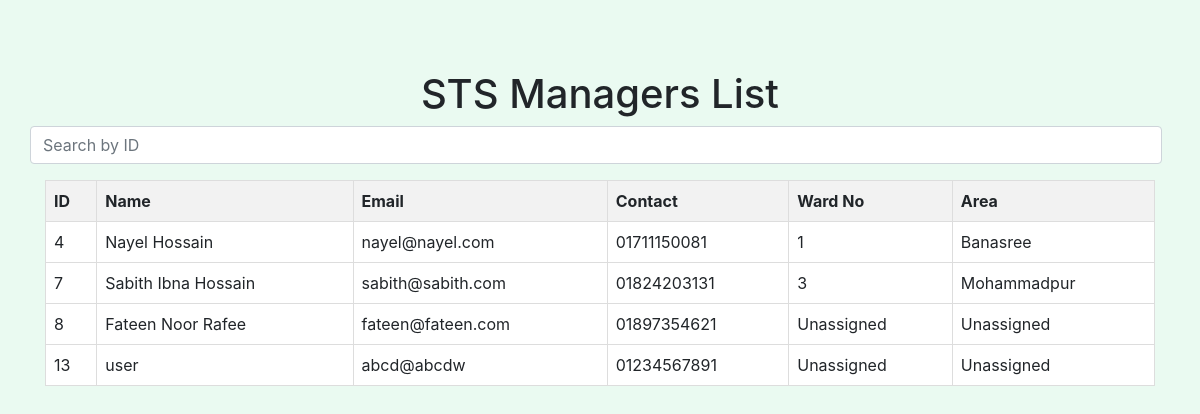
Page /sts/manager_list (signed in) on the committed database.
### models.py (models this page shows, shortened)
class Sts_manager_info(db.Model):
    id = db.Column(db.Integer, db.ForeignKey('user.id'), primary_key=True, nullable=False)
    ward_id = db.Column(db.Integer, db.ForeignKey('sts_info.ward_id'), nullable=False)

class User(db.Model):
    id = db.Column(db.Integer, primary_key=True)
    email = db.Column(db.String(100), unique=True)
    password_hash = db.Column(db.String(100))
    role_id = db.Column(db.Integer, db.ForeignKey('role.id'), nullable=False)
    name = db.Column(db.String)
    contact = db.Column(db.String)
    verified = db.Column(db.Integer)

class Sts_info(db.Model):
    id = db.Column(db.Integer, primary_key=True)
    name = db.Column(db.String)
    ward_id = db.Column(db.Integer, unique=True)
    station_capacity = db.Column(db.Float)
    latitude = db.Column(db.Float)
    longitude = db.Column(db.Float)

### sts.py (the view)
@sts.route('/manager_list', methods=['GET'])
def get_sts_manager_list():
    if 5 in session['permissions']:
        all_managers = db.session.query(Sts_manager_info, User).join(User, Sts_manager_info.id == User.id).all()
        managers_data = [
            {
                'id': manager.Sts_manager_info.id,
                'name': manager.User.name,
                'email': manager.User.email,
                'contact': manager.User.contact,
                'sts': manager.Sts_manager_info.ward_id
            }
            for manager in all_managers]
        all_sts = db.session.query(Sts_info).all()
        sts_data = [
            {
                'ward_no': sts.ward_id,
                'name': sts.name,
            }
            for sts in all_sts]
        return render_template('all_sts_managers.html', managers=managers_data, stss=sts_data)
    else:
        response = make_response(jsonify({"success": "False", "message": "Insufficient permissions"}), 401)
        return response

### templates/all_sts_managers.html (shortened to what this page needs)
<!DOCTYPE html>
<html lang="en">
<head>
    <link rel="stylesheet" href="https://cdn.jsdelivr.net/npm/bootstrap@4.6.2/dist/css/bootstrap.min.css">
</head>
<body>
<div class="container">
    <h1 class="row justify-content-center">STS Managers List</h1>
    <div class="row justify-content-center mb-3">
        <input type="number" id="searchInput" class="form-control mr-2" placeholder="Search by ID">
    </div>
    <table id="userTable">
        <thead>
            <tr>
                <th onclick="sortTable(0)">ID</th>
                <th onclick="sortTable(1)">Name</th>
                <th onclick="sortTable(2)">Email</th>
                <th onclick="sortTable(3)">Contact</th>
                <th onclick="sortTable(4)">Ward No</th>
                <th onclick="sortTable(4)">Area</th>
            </tr>
        </thead>
        <tbody>
            {% for manager in managers %}
                <tr class="userData">
                    <td>{{ manager.id }}</td>
                    <td>{{ manager.name }}</td>
                    <td>{{ manager.email }}</td>
                    <td>{{ manager.contact }}</td>
                    {% if manager.sts==-1 %}
                    <td>Unassigned</td>
                    {% elif manager.sts!=-1 %}
                    <td>{{ manager.sts}}</td>
                    {% endif %}
                    {% if manager.sts==-1 %}
                    <td>Unassigned</td>
                    {% elif manager.sts!=-1 %}
                        {% for sts in stss %}
                            {% if sts.ward_no == manager.sts %}
                                <td>{{ sts.name }}</td>
                            {% endif %}
                        {% endfor %}
                    {% endif %}
                </tr>
            {% endfor %}
        </tbody>
    </table>
</div>
</body>
</html>

### templates/all_sts_managers.html (style rules this page uses)
body { background-color: #eafaf1; padding: 20px; }
.container { margin-top: 50px; }
table { width: 100%; border-collapse: collapse; background-color: #fff; border: 1px solid #dddddd; }
th, td { border: 1px solid #dddddd; text-align: left; padding: 8px; }
th { background-color: #f2f2f2; cursor: pointer; }

### rows in the picture
Sts_manager_info: id "4", name "Nayel Hossain", email "nayel@nayel.com", contact "01711150081", sts "1"
Sts_info: name "Banasree"
Sts_manager_info: id "7", name "Sabith Ibna Hossain", email "sabith@sabith.com", contact "01824203131", sts "3"
Sts_info: name "Mohammadpur"
Sts_manager_info: id "8", name "Fateen Noor Rafee", email "fateen@fateen.com", contact "01897354621", shows "Unassigned"
Sts_manager_info: id "13", name "user", email "abcd@abcdw", contact "01234567891", shows "Unassigned"
